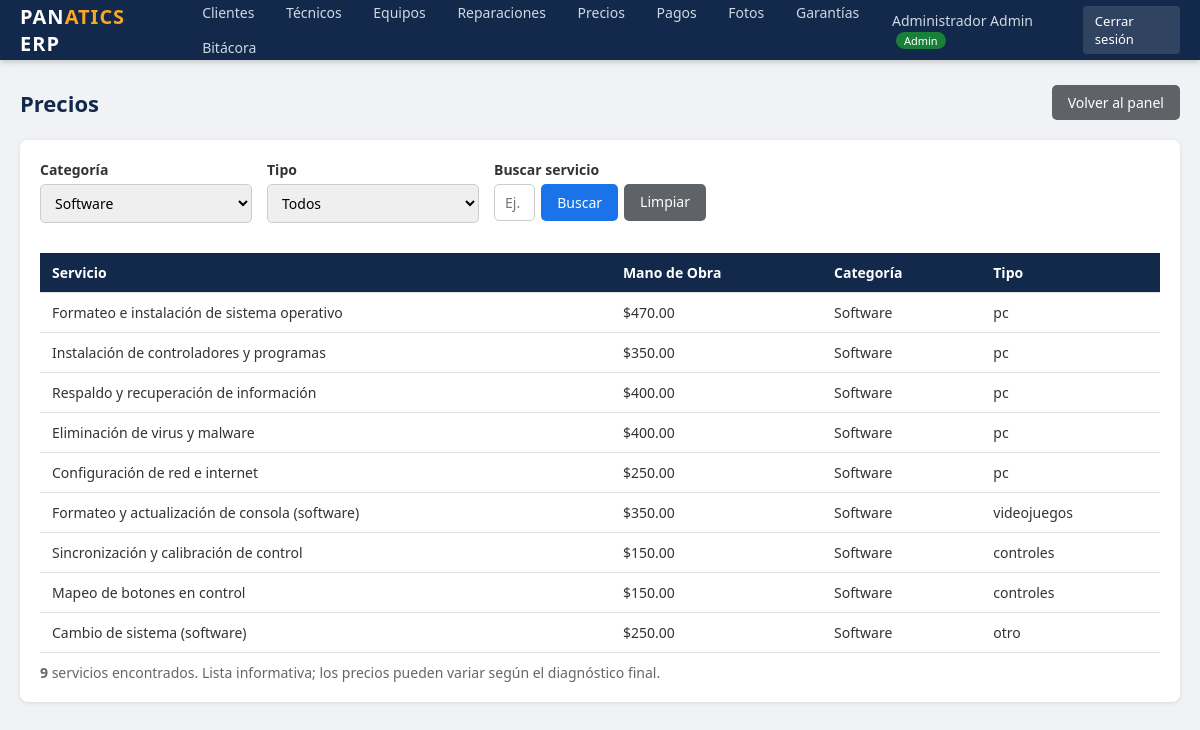
Page /precios/index.php?categoria=Software (signed in) on the committed database.
### tables this page shows
CREATE TABLE IF NOT EXISTS `precios` (
  `servicio` text NOT NULL,
  `mano_de_obra` int NOT NULL,
  `categoria` varchar(15) NOT NULL,
  `tipo` varchar(15) NOT NULL
);

### precios/index.php (the view, shortened to what this page needs)
<?php
require_once __DIR__ . '/../includes/templates.php';
$conn = conectarBD();
$where = '';
$cat = isset($_GET['categoria']) ? $conn->real_escape_string($_GET['categoria']) : '';
$tipo = isset($_GET['tipo']) ? $conn->real_escape_string($_GET['tipo']) : '';
$q = isset($_GET['q']) ? $conn->real_escape_string($_GET['q']) : '';
if ($cat !== '') { $where .= " WHERE categoria = '$cat'"; }
$sql = "SELECT servicio, mano_de_obra, categoria, tipo FROM precios$where";
$result = $conn->query($sql);
?>
<div class="page-header">
    <h1>Precios</h1>
    <div style="display:flex;gap:8px;">
        <a href="../index.php" class="btn btn-secondary">Volver al panel</a>
    </div>
</div>
<div class="card">
    <form method="GET" action="index.php" style="margin-bottom:15px;">
        <div class="form-row">
            <div class="form-group">
                <label>Categoría</label>
                <select name="categoria" onchange="this.form.submit()">
                    <option value="Software" <?php echo $cat === 'Software' ? 'selected' : ''; ?>>Software</option>
                </select>
            </div>
            <div class="form-group">
                <label>Tipo</label>
                <select name="tipo" onchange="this.form.submit()">
                    <option value="">Todos</option>
                </select>
            </div>
            <div class="form-group" style="flex:1 1 220px;">
                <label>Buscar servicio</label>
                <div style="display:flex;gap:6px;">
                    <input type="text" name="q" value="<?php echo htmlspecialchars($q); ?>" placeholder="Ej. pantalla, formateo...">
                    <button type="submit" class="btn btn-primary">Buscar</button>
                    <?php if ($cat !== '' || $tipo !== '' || $q !== ''): ?>
                        <a href="index.php" class="btn btn-secondary">Limpiar</a>
                    <?php endif; ?>
                </div>
            </div>
        </div>
    </form>
    <div class="table-responsive">
        <table class="data">
            <thead>
                <tr>
                    <th>Servicio</th>
                    <th>Mano de Obra</th>
                    <th>Categoría</th>
                    <th>Tipo</th>
                </tr>
            </thead>
            <tbody>
                <?php if ($result->num_rows > 0): ?>
                    <?php while ($row = $result->fetch_assoc()): ?>
                        <tr>
                            <td><?php echo htmlspecialchars($row['servicio']); ?></td>
                            <td>$<?php echo number_format((float)$row['mano_de_obra'], 2); ?></td>
                            <td><?php echo htmlspecialchars($row['categoria']); ?></td>
                            <td><?php echo htmlspecialchars($row['tipo']); ?></td>
                        </tr>
                    <?php endwhile; ?>
                <?php else: ?>
                    <tr><td colspan="4" style="text-align:center;color:#888;">No hay precios que coincidan con el filtro.</td></tr>
                <?php endif; ?>
            </tbody>
        </table>
    </div>
    <p style="color:#666;margin-top:10px;"><strong><?php echo $result->num_rows; ?></strong> servicios encontrados. Lista informativa; los precios pueden variar según el diagnóstico final.</p>
</div>

### assets/css/style.css (style rules this page uses)
* { margin: 0; padding: 0; box-sizing: border-box; }
body { font-family: 'Segoe UI', Tahoma, Geneva, Verdana, sans-serif; background: #f0f2f5; color: #333; font-size: 14px; }
a { color: #1a73e8; text-decoration: none; }
.card { background: #fff; border-radius: 8px; box-shadow: 0 1px 4px rgba(0,0,0,.1); padding: 20px; margin-bottom: 20px; }
.page-header { display: flex; justify-content: space-between; align-items: center; margin-bottom: 20px; }
.page-header h1 { font-size: 22px; color: #13294b; }
.btn { display: inline-block; padding: 8px 16px; border: none; border-radius: 5px; cursor: pointer; font-size: 14px; font-family: inherit; text-decoration: none; transition: background .2s; }
.btn-primary { background: #1a73e8; color: #fff; }
.btn-secondary { background: #5f6368; color: #fff; }
.table-responsive { overflow-x: auto; }
table.data { width: 100%; border-collapse: collapse; background: #fff; }
table.data th, table.data td { padding: 10px 12px; text-align: left; border-bottom: 1px solid #e0e0e0; }
table.data th { background: #13294b; color: #fff; font-weight: 600; white-space: nowrap; }
.form-group { margin-bottom: 15px; }
.form-group label { display: block; font-weight: 600; margin-bottom: 5px; color: #333; }
.form-group input[type="text"], .form-group input[type="email"], .form-group input[type="password"], .form-group input[type="number"], .form-group input[type="datetime-local"], .form-group input[type="date"], .form-group input[type="file"], .form-group select, .form-group textarea { width: 100%; padding: 8px 10px; border: 1px solid #ccc; border-radius: 5px; font-size: 14px; font-family: inherit; }
.form-row { display: grid; grid-template-columns: repeat(auto-fill, minmax(210px, 1fr)); gap: 15px; }

### rows in the picture
precios: servicio "Formateo e instalación de sistema operativo", mano_de_obra "470.00", categoria "Software", tipo "pc"
precios: servicio "Instalación de controladores y programas", mano_de_obra "350.00", categoria "Software", tipo "pc"
precios: servicio "Respaldo y recuperación de información", mano_de_obra "400.00", categoria "Software", tipo "pc"
precios: servicio "Eliminación de virus y malware", mano_de_obra "400.00", categoria "Software", tipo "pc"
precios: servicio "Configuración de red e internet", mano_de_obra "250.00", categoria "Software", tipo "pc"
precios: servicio "Formateo y actualización de consola (software)", mano_de_obra "350.00", categoria "Software", tipo "videojuegos"
precios: servicio "Sincronización y calibración de control", mano_de_obra "150.00", categoria "Software", tipo "controles"
precios: servicio "Mapeo de botones en control", mano_de_obra "150.00", categoria "Software", tipo "controles"
precios: servicio "Cambio de sistema (software)", mano_de_obra "250.00", categoria "Software", tipo "otro"

### other values in the picture
$result->num_rows "9"
